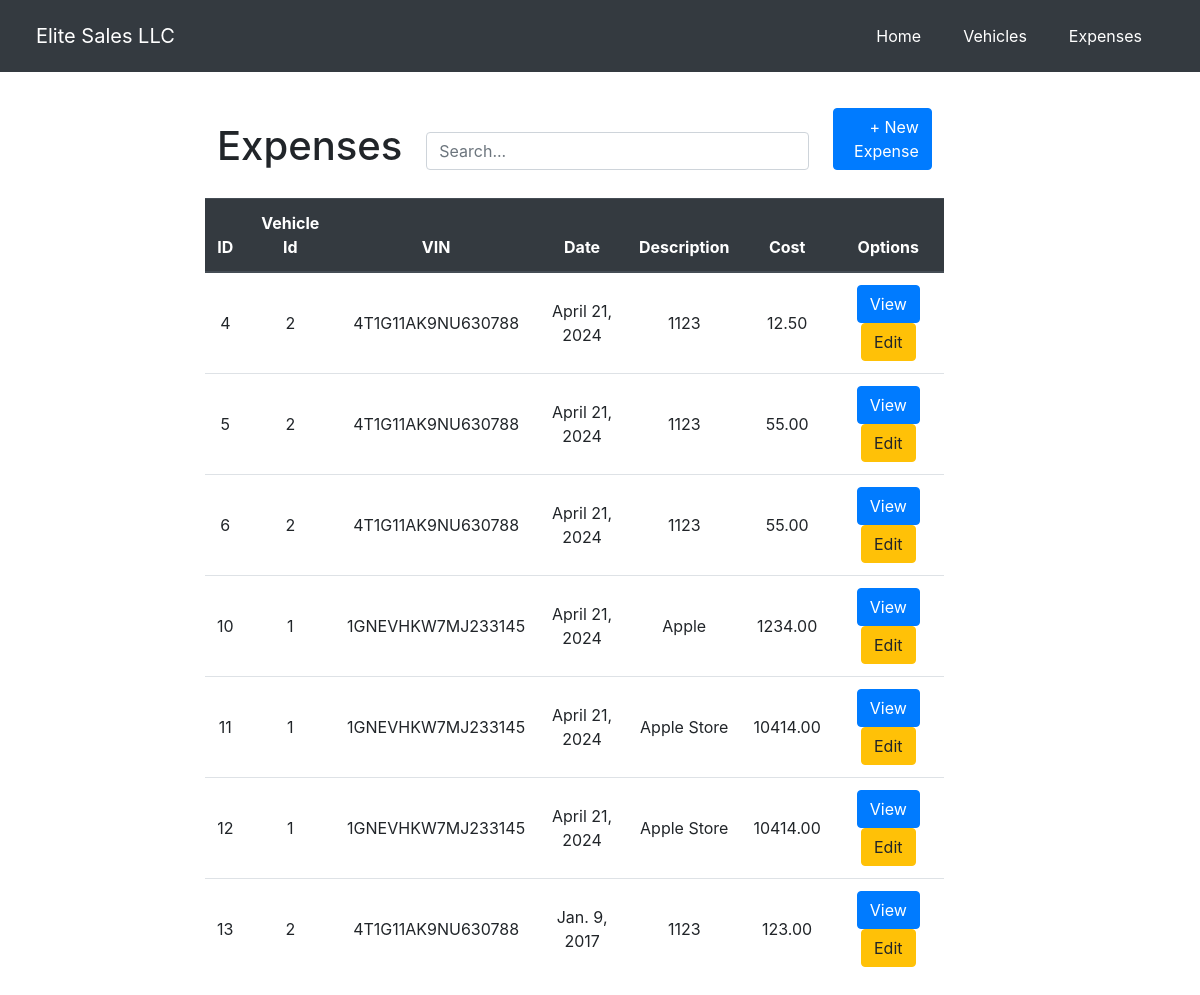
The page /expenses/ on the database its author committed.
### Elite/models.py (models this page shows, shortened)
class Expense(models.Model):
    id = models.AutoField(primary_key=True)
    VehicleId = models.ForeignKey(VehicleInformation, on_delete=models.CASCADE)
    Description = models.CharField(max_length=1000)
    Date = models.DateField()
    Amount = models.DecimalField(max_digits=12, decimal_places=2)

class VehicleInformation(models.Model):
    current_year = datetime.now().year
    id = models.AutoField(primary_key=True)
    CHOICES = [
        ('purchased', 'Purchased'),
        ('sold', 'Sold'),
        ('hidden', 'Hidden')
    ]
    dropdown_field = models.CharField(max_length=20, choices=CHOICES, null=False, default='purchased')
    Year = models.IntegerField(validators=[MaxValueValidator(current_year+1)])
    Make = models.CharField(max_length=200, null=False)
    Model = models.CharField(max_length=200, null=False)
    VIN = models.CharField(max_length=20, null=False)
    LockVehicle = models.BooleanField(default=False)
    PurchaseDate = models.DateField(null=True, blank=True)
    PurchasePrice = models.DecimalField(max_digits=12, decimal_places=2, null=True, blank=True)
    PurchasedFrom = models.CharField(max_length=200, null=True, blank=True)
    SoldDate = models.DateField(null=True, blank=True)
    SoldPrice = models.DecimalField(max_digits=12, decimal_places=2, null=True, blank=True)
    SoldTo = models.CharField(max_length=200, null=True, blank=True)

### Elite/views.py (the view)
# urls.py: path('expenses/', views.expenses, name='expenses'),
def expenses(request):
    expense_list = Expense.objects.all()
    context = {'expenses_list': expense_list}
    return render(request, 'Elite/Expenses/expenses.html', context)

### templates/Elite/Expenses/expenses.html (shortened to what this page needs)
{% extends 'Elite/base.html' %}
{% load static %}
{% block body %}
    <br>
    <div class="row">
        <div class="col-md-10 offset-md-2">
                <div class="row">
                    <div class="col-md-9">
                    <table class="table" style="border: none;">
                          <thead class="thead">
                                 <th class="text-center col-1" scope="col" style="border: none;">
                                     <p style="display: inline; text-align: left" class="h1">Expenses</p>
                                 </th>
                                 <th class="text-md-right" scope="col" style="border: none;">
                                     <input type="text" id="searchInput" style="display: flow" class="form-control" placeholder="Search...">
                                 </th>
                                 <th class="text-md-right col-2" scope="col" style="border: none;">
                                     <a href="{% url 'Elite:newExpense' %}" style="display: inline-block" class="btn btn-primary text-right">+ New Expense</a>
                                 </th>
                          </thead>
                    </table>
                        <table id="vehicleTable" class="table table-hover">
                          <thead class="thead-dark">
                             <tr>
                                 <th class="text-center" scope="col">ID</th>
                                 <th class="text-center" scope="col">Vehicle Id</th>
                                 <th class="text-center" scope="col">VIN</th>
                                 <th class="text-center" scope="col">Date</th>
                                 <th class="text-center" scope="col">Description</th>
                                 <th class="text-center" scope="col">Cost</th>
                                 <th class="text-center" scope="col">Options</th>
                            </tr>
                          </thead>
                          <tbody>
                       {% for expense in expenses_list %}
                            <tr class="clickable-row" data-url-view="{% url 'Elite:viewExpense' expense_id=expense.id edit='false' %}">
                                <td class="text-center align-middle">{{ expense.id }}</td>
                                <td class="text-center align-middle">{{ expense.VehicleId.id}}</td>
                                <td class="text-center align-middle">{{ expense.VehicleId.VIN }}</td>
                                <td class="text-center align-middle">{{ expense.Date }}</td>
                                <td class="text-center align-middle">{{ expense.Description }}</td>
                                <td class="text-center align-middle">{{ expense.Amount }}</td>
                                <td class="text-center align-middle">
                                    <a href="{% url 'Elite:viewExpense' expense.id "false"%}" class="btn btn-primary">View</a>
                                    <a href="{% url 'Elite:viewExpense' expense.id "true" %}" class="btn btn-warning">Edit</a>
                                </td>
                            </tr>
                    {% endfor %}
                          </tbody>
                        </table>
                    </div>
                </div>
            </div>
        </div>
{% endblock %}

### templates/Elite/base.html (shortened to what this page needs)
{% load static %}
<!doctype html>
<html lang="en">
<head>
    <link rel="stylesheet" href="https://stackpath.bootstrapcdn.com/bootstrap/4.5.2/css/bootstrap.min.css">
</head>
<body>
<nav class="navbar navbar-dark bg-dark">
        <a href="{% url 'Elite:index' %}" class="navbar-brand" style="margin-left: 20px;">Elite Sales LLC</a>
        <div class="navbar">
            <a href="{% url 'Elite:index' %}" class="nav-item nav-link nav-button" style="color: white; margin-right: 10px;">Home</a>
            <a href="{% url 'Elite:vehicles' %}" class="nav-item nav-link nav-button" style="color: white; margin-right: 10px;">Vehicles</a>
            <a href="{% url 'Elite:expenses' %}" class="nav-item nav-link nav-button" style="color: white; margin-right: 10px;">Expenses</a>
        </div>
    </nav>
{% block body %}
{% endblock%}
</body>
</html>

### rows shown on the page
Expense: id "4", VehicleId.id "2", VehicleId.VIN "4T1G11AK9NU630788", Date "April 21, 2024", Description "1123", Amount "12.50"
Expense: id "5", VehicleId.id "2", VehicleId.VIN "4T1G11AK9NU630788", Date "April 21, 2024", Description "1123", Amount "55.00"
Expense: id "6", VehicleId.id "2", VehicleId.VIN "4T1G11AK9NU630788", Date "April 21, 2024", Description "1123", Amount "55.00"
Expense: id "10", VehicleId.id "1", VehicleId.VIN "1GNEVHKW7MJ233145", Date "April 21, 2024", Description "Apple", Amount "1234.00"
Expense: id "11", VehicleId.id "1", VehicleId.VIN "1GNEVHKW7MJ233145", Date "April 21, 2024", Description "Apple Store", Amount "10414.00"
Expense: id "12", VehicleId.id "1", VehicleId.VIN "1GNEVHKW7MJ233145", Date "April 21, 2024", Description "Apple Store", Amount "10414.00"
Expense: id "13", VehicleId.id "2", VehicleId.VIN "4T1G11AK9NU630788", Date "Jan. 9, 2017", Description "1123", Amount "123.00"
